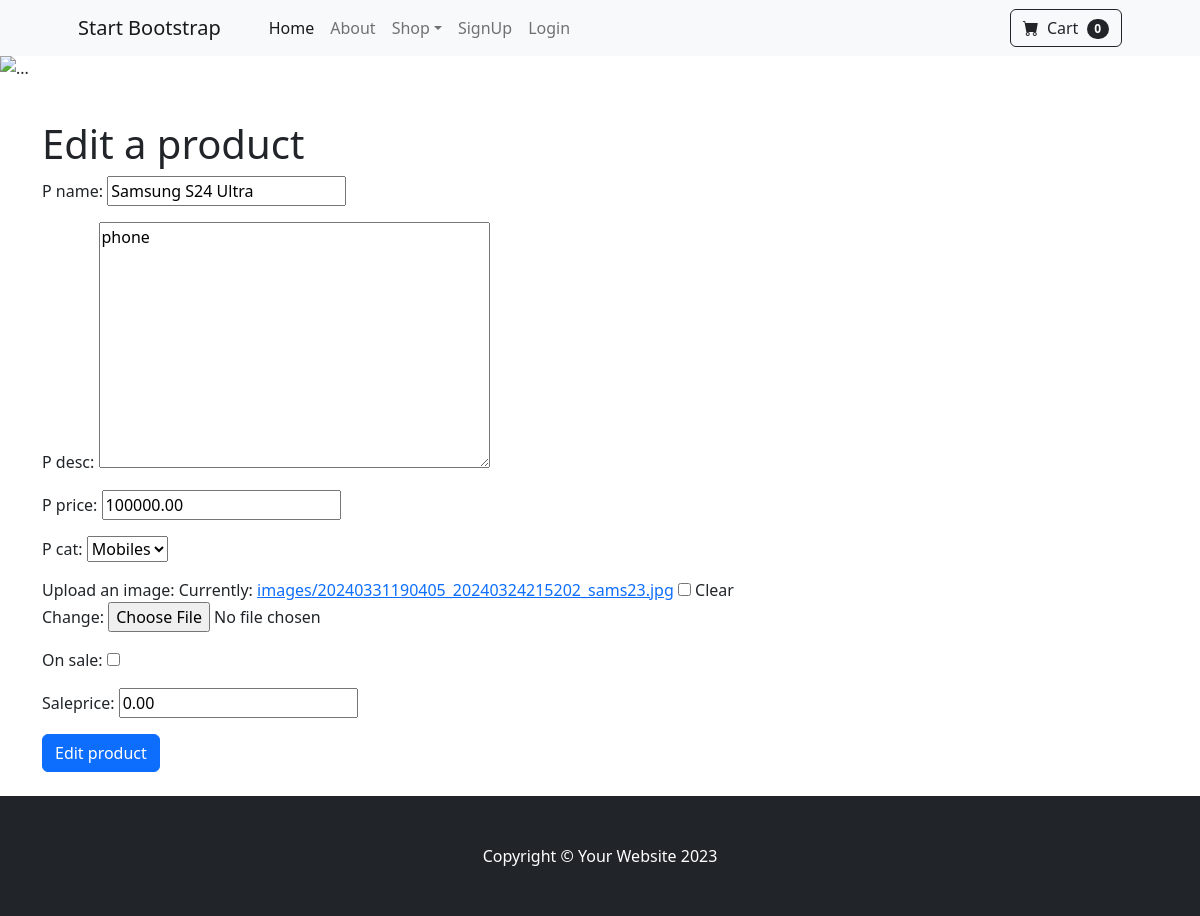
The page /shopcart/editprod/3/ on the database its author committed.
### store/models.py (models this page shows, shortened)
class Product(models.Model):
    p_id= models.AutoField(primary_key = True)
    p_name= models.CharField(max_length=50)
    p_desc= models.TextField()
    p_price = models.DecimalField(max_digits = 9, decimal_places = 2)
    p_cat = models.ForeignKey(Category, on_delete=models.CASCADE, default = 1)  # maps the fkey to the Primary Key of the Cuisine table
    img = models.ImageField(null = True, blank = True, upload_to=get_file_path)
    on_sale=models.BooleanField(default=False)
    saleprice=models.DecimalField(max_digits = 9, decimal_places = 2,default=0)

### store/views.py (the view)
def edit_prod(request, mid):
    selected_menu = Product.objects.get(p_id = mid) # ****** where id = 1
    myform = ProdForm(request.POST or None, instance=selected_menu)
    if request.method == "POST":
        if myform.is_valid():
            myform.save()
            messages.info(request, 'Product editted successfully')
            return redirect('show-prod')
    return render(request, 'product/editprod.html', {'my_form': myform})

### store/forms.py
class ProdForm(ModelForm):
    class Meta:  # connects the model to the form
        model = Product
        fields= "__all__"
        labels = {
            'name': 'Enter product name',
            'desc' : 'Describe the product',
            'img' : 'Upload an image'
        }
        widgets = {
            'name' : forms.TextInput(attrs={'class': 'form-control', 'placeholder' : 'menu name'}),  # form-control is  bootstrap class
            'desc' : forms.Textarea(attrs={'class': 'form-control', 'placeholder' : 'Details'}),
        }

### cartops/cart.py (called while the page is built)
    def __len__(self):
        q=0
        for key  in self.cart:
            q=q+self.cart[key]
        return q

### cartops/context_processors.py (called while the page is built)
def cart_ctx(request):
    return {'mycart':Cart(request)} #create a cart object by passing the request

### store/models.py (called while the page is built)
    def __str__(self) :
        return self.name

### store/templates/product/editprod.html (shortened to what this page needs)
{% extends "base.html" %}
{% block body %}
<div class="container-fluid px-0 mb-3">
    <img src="/static/images/cuisine.jpg" class="d-block w-100" alt="...">
  </div>
<div class="container py-4" >
   <h1>Edit a product </h1>
     <form method="post" action="" enctype="multipart/form-data">
        {{ my_form.as_p }}
        <button type="submit" class="btn btn-primary">Edit product</button>
    </form>
</div>
{% endblock body %}

### rows shown on the page
Product: p_name "Samsung S24 Ultra", p_desc "phone", p_price "100000.00", p_cat "Mobiles", saleprice "0.00"

### other values the page prints
{{ mycart|length }} "0"
